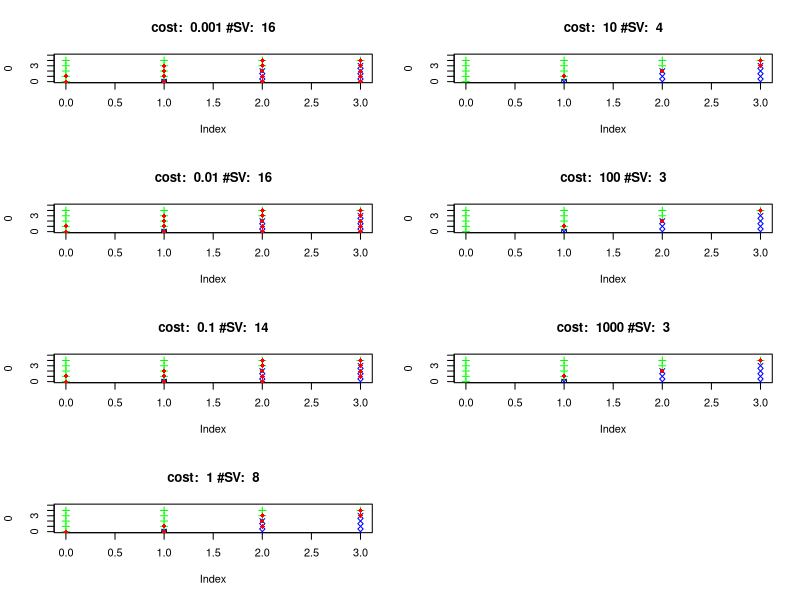

Here is the R script that generated this plot:
library(e1071) 
m1 <- matrix( c( 
   0, 0, 0, 
   1, 1, 2, 
   1, 2, 3, 
   2, 3, 3, 
   0, 1, 2, 
   3, 0, 1, 
   2, 3, 1,
   2, 3, 2,
   3, 3, 0,
   0, 0, 1,
   1, 2, 4,
   4, 4, 4,
   0, 1, 2,
   3, 1, 1,
   1, 1, 1,
   1,-1,-1,
  -1,-1,-1,
  -1, 1, 1,
   1, 1, 1,
   1,-1,-1 
), ncol = 3 ) 

Y = m1[,3] 
X = m1[,1:2] 

df = data.frame( X , Y ) 

par(mfcol=c(4,2)) 
for( cost in c( 1e-3 ,1e-2 ,1e-1, 1e0,  1e+1, 1e+2 ,1e+3)) { 
  #cost <- 1 
  model.svm <- svm( Y ~ . , data = df ,  type = "C-classification" , kernel = 
                      "linear", cost = cost, 
                    scale =FALSE ) 
  #print(model.svm$SV) 
  
  plot(x=0,ylim=c(0,5), xlim=c(0,3),main= paste( "cost: ",cost, "#SV: ", 
                                                 nrow(model.svm$SV) )) 
  points(m1[m1[,3]>0,1], m1[m1[,3]>0,2], pch=3, col="green") 
  points(m1[m1[,3]<0,1], m1[m1[,3]<0,2], pch=4, col="blue") 
  points(model.svm$SV[,1],model.svm$SV[,2], pch=18 , col = "red") 
}
